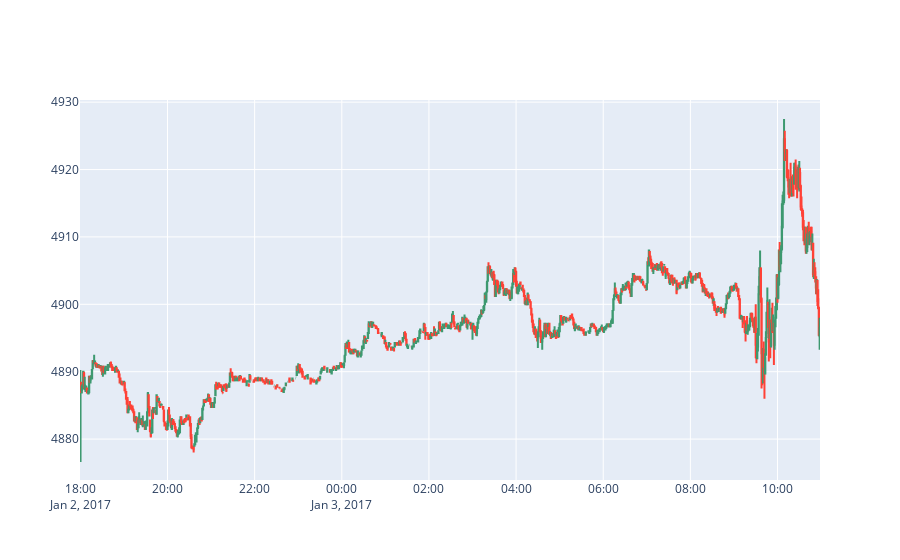
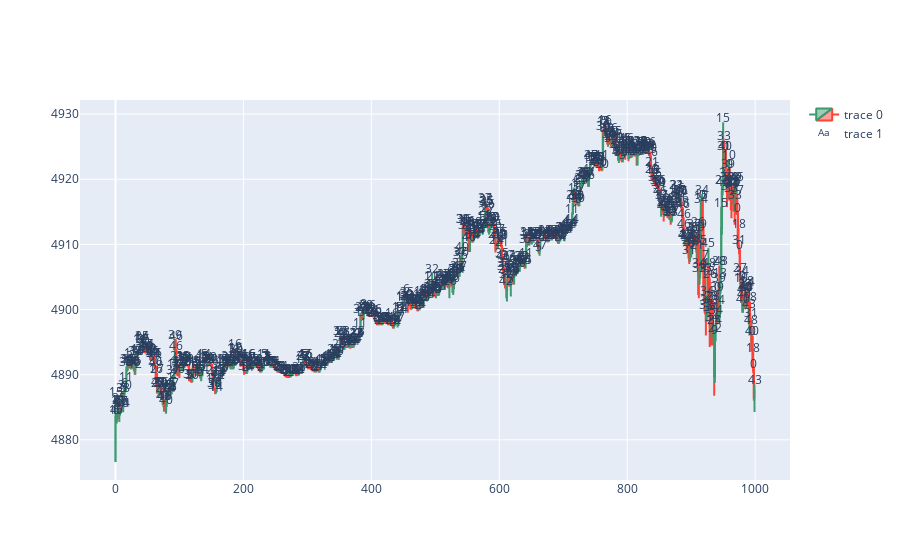

Notebook cell for these charts, in order:
### Code cell
#plot original and restored candles using plotly
import plotly.graph_objects as go
import plotly.express as px

original_candles = df[['open', 'high','low','close']].iloc[:restored_df.shape[0]]

fig = go.Figure(data=[go.Candlestick(x=original_candles.index,
                open=original_candles['open'],
                high=original_candles['high'],
                low=original_candles['low'],
                close=original_candles['close'])])


fig.update_layout(xaxis_rangeslider_visible=False)
fig.show()

fig = go.Figure(data=[go.Candlestick(x=restored_df.index,
                open=restored_df['open'],
                high=restored_df['high'],
                low=restored_df['low'],
                close=restored_df['close'])])
fig.update_layout(xaxis_rangeslider_visible=False)
# add text lable witn cluster number above each candle
fig.add_trace(go.Scatter(x=restored_df.index, y=restored_df['high'] + 0.5, text=df['cluster'].values[:restored_df.shape[0]], mode="text"))

fig.show()

### Figure 1 — Plotly figure (JSON) as saved in the notebook; plotly's stock layout.template omitted (floating-point values rounded to 4 significant figures; data arrays with more than 128 entries replaced by an {"elided": "..."} marker saying what was removed)
{"data": [{"close": {"elided": "1000 float values"}, "high": {"elided": "1000 float values"}, "low": {"elided": "1000 float values"}, "open": {"elided": "1000 float values"}, "type": "candlestick", "x": {"elided": "1000 str values"}}], "layout": {"xaxis": {"rangeslider": {"visible": false}}}}

### Figure 2 — Plotly figure (JSON) as saved in the notebook; plotly's stock layout.template omitted (floating-point values rounded to 4 significant figures; data arrays with more than 128 entries replaced by an {"elided": "..."} marker saying what was removed)
{"data": [{"close": {"elided": "1000 float values"}, "high": {"elided": "1000 float values"}, "low": {"elided": "1000 float values"}, "open": {"elided": "1000 float values"}, "type": "candlestick", "x": {"elided": "1000 int values"}}, {"mode": "text", "text": {"elided": "1000 int values"}, "type": "scatter", "x": {"elided": "1000 int values"}, "y": {"elided": "1000 float values"}}], "layout": {"xaxis": {"rangeslider": {"visible": false}}}}
